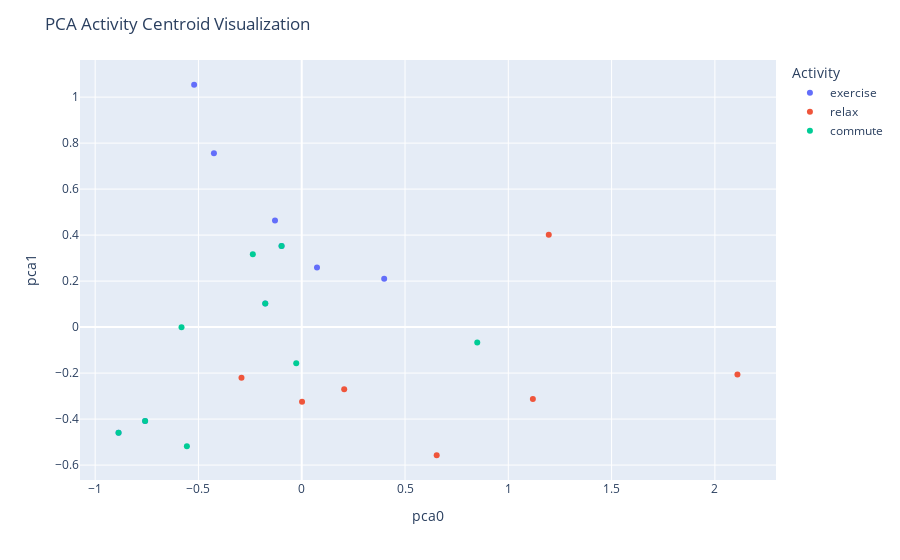

The notebook cell this image was saved under:
### Markdown cell above
![image.png](attachment:image.png)

### Code cell
# Convert the data to a pandas DataFrame
df_centroid_activity = pd.DataFrame({'pca0': centroid_pca[:, 0], 'pca1': centroid_pca[:, 1], 'activity': activity_labels})

# Create a scatter plot using Plotly
fig = px.scatter(df_centroid_activity, x='pca0', y='pca1', color='activity')

# Add labels and adjust the layout
fig.update_layout(
    title='PCA Activity Centroid Visualization',
    xaxis_title='pca0',
    yaxis_title='pca1',
    legend_title='Activity'
)

# Display the plot
fig.show()

### Figure 1 — Plotly figure (JSON) as saved in the notebook; plotly's stock layout.template omitted (floating-point values rounded to 4 significant figures)
{"data": [{"hovertemplate": "activity=exercise<br>pca0=%{x}<br>pca1=%{y}<extra></extra>", "legendgroup": "exercise", "marker": {"color": "#636efa", "symbol": "circle"}, "mode": "markers", "name": "exercise", "orientation": "v", "showlegend": true, "type": "scatter", "x": [-0.1765, -0.09766, -0.8868, -0.5209, -0.7583, -0.1295, 0.3991, 0.07384, -0.425], "xaxis": "x", "y": [0.1022, 0.3522, -0.4591, 1.054, -0.4078, 0.4632, 0.2101, 0.2587, 0.7554], "yaxis": "y"}, {"hovertemplate": "activity=relax<br>pca0=%{x}<br>pca1=%{y}<extra></extra>", "legendgroup": "relax", "marker": {"color": "#EF553B", "symbol": "circle"}, "mode": "markers", "name": "relax", "orientation": "v", "showlegend": true, "type": "scatter", "x": [0.001496, 0.6533, 0.2056, -0.2917, 2.109, 1.119, 1.196], "xaxis": "x", "y": [-0.3245, -0.5572, -0.2702, -0.2198, -0.2061, -0.3132, 0.4013], "yaxis": "y"}, {"hovertemplate": "activity=commute<br>pca0=%{x}<br>pca1=%{y}<extra></extra>", "legendgroup": "commute", "marker": {"color": "#00cc96", "symbol": "circle"}, "mode": "markers", "name": "commute", "orientation": "v", "showlegend": true, "type": "scatter", "x": [-0.1765, -0.09766, -0.2368, -0.8868, -0.556, -0.5819, -0.02665, 0.8496, -0.7583], "xaxis": "x", "y": [0.1022, 0.3522, 0.3169, -0.4591, -0.5179, -0.0009908, -0.1569, -0.06746, -0.4078], "yaxis": "y"}], "layout": {"legend": {"title": {"text": "Activity"}, "tracegroupgap": 0}, "margin": {"t": 60}, "title": {"text": "PCA Activity Centroid Visualization"}, "xaxis": {"anchor": "y", "domain": [0, 1], "title": {"text": "pca0"}}, "yaxis": {"anchor": "x", "domain": [0, 1], "title": {"text": "pca1"}}}}
